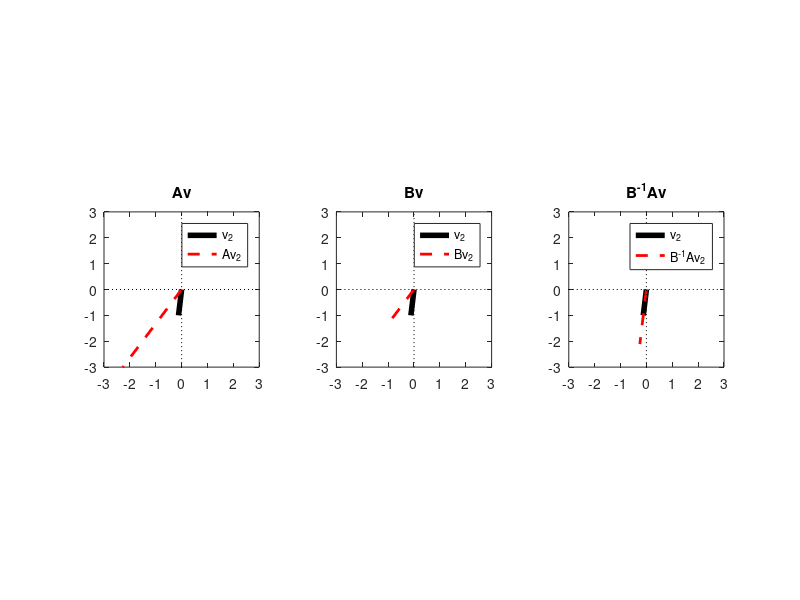

Write the MATLAB code that produced this figure.
%%
%     COURSE: Linear algebra: theory and implementation
%    SECTION: Eigendecomposition
%      VIDEO: Generalized eigendecomposition
% Instructor: sincxpress.com
% Course url: https://www.udemy.com/course/linear-algebra-theory-and-implementation/?couponCode=202110
%
%%

% define matrices
A = [3 2; 1 3];
B = [1 1; 4 1];

% GED
[eigvecs,eigvals] = eig(A,B);


% matrix-vector multiplication
Av = A*eigvecs(:,2);
Bv = B*eigvecs(:,2);
BinvAv = inv(B)*A*eigvecs(:,2);


figure(1), clf
subplot(131)
plot([0 eigvecs(1,2)],[0 eigvecs(2,2)],'k','linew',4), hold on
plot([0 Av(1)],[0 Av(2)],'r--','linew',2)
axis square, axis([-1 1 -1 1]*3), plot(get(gca,'xlim'),[0 0],'k:'), plot([0 0],get(gca,'ylim'),'k:')
legend({'v_2';'Av_2'})
title('Av')


subplot(132)
plot([0 eigvecs(1,2)],[0 eigvecs(2,2)],'k','linew',4), hold on
plot([0 Bv(1)],[0 Bv(2)],'r--','linew',2)
axis square, axis([-1 1 -1 1]*3), plot(get(gca,'xlim'),[0 0],'k:'), plot([0 0],get(gca,'ylim'),'k:')
legend({'v_2';'Bv_2'})
title('Bv')


subplot(133)
plot([0 eigvecs(1,2)],[0 eigvecs(2,2)],'k','linew',4), hold on
plot([0 BinvAv(1)],[0 BinvAv(2)],'r--','linew',2)
axis square, axis([-1 1 -1 1]*3), plot(get(gca,'xlim'),[0 0],'k:'), plot([0 0],get(gca,'ylim'),'k:')
legend({'v_2';'B^{-1}Av_2'})
title('B^-^1Av')

%% done.
